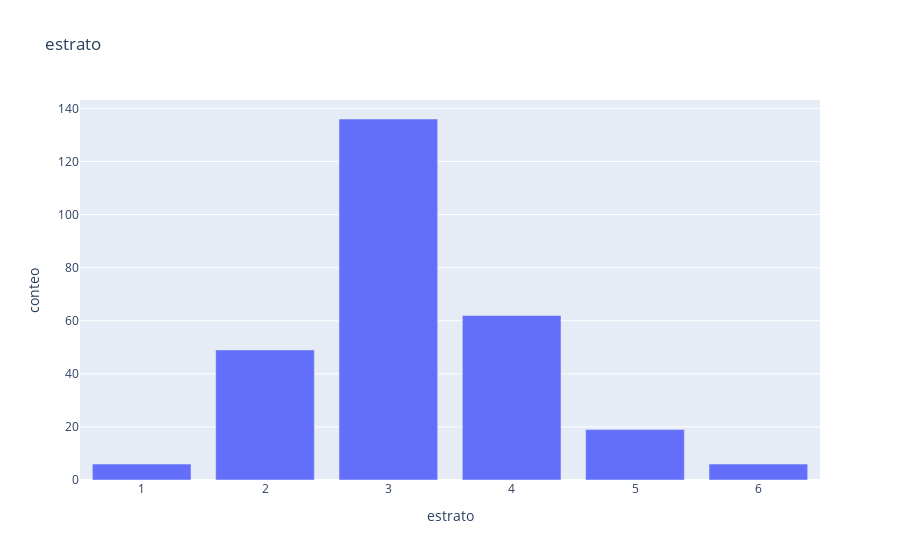

Notebook cell for this chart:
### Markdown cell above
### Estrato

### Code cell
eda.plot_barplots(df, ['estrato'])

### Figure 1 — Plotly figure (JSON) as saved in the notebook; plotly's stock layout.template omitted (floating-point values rounded to 4 significant figures)
{"data": [{"hovertemplate": "estrato=%{x}<br>conteo=%{y}<extra></extra>", "legendgroup": "", "marker": {"color": "#636efa", "pattern": {"shape": ""}}, "name": "", "orientation": "v", "showlegend": false, "textposition": "auto", "type": "bar", "x": [3.0, 4.0, 2.0, 5.0, 1.0, 6.0], "xaxis": "x", "y": [136, 62, 49, 19, 6, 6], "yaxis": "y"}], "layout": {"barmode": "relative", "legend": {"tracegroupgap": 0}, "title": {"text": "estrato"}, "xaxis": {"anchor": "y", "domain": [0, 1], "title": {"text": "estrato"}}, "yaxis": {"anchor": "x", "domain": [0, 1], "title": {"text": "conteo"}}}}
